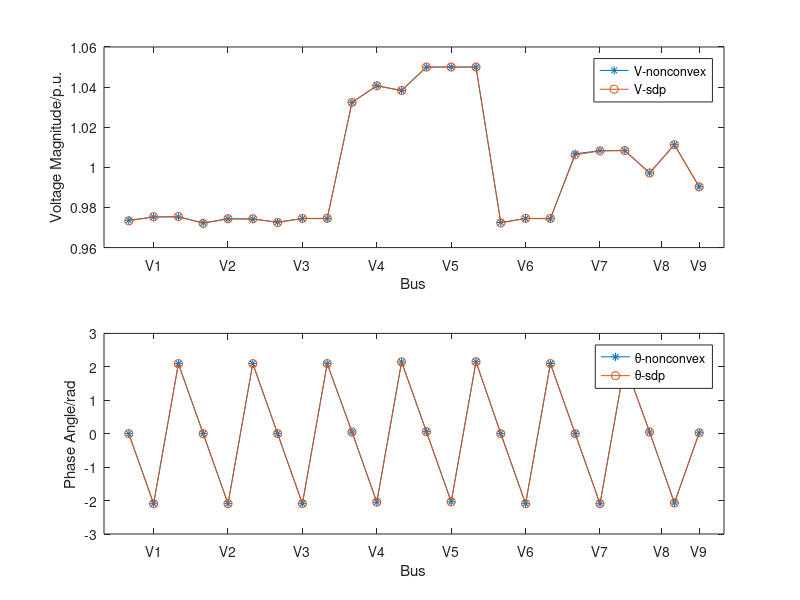

Reproduce this figure in MATLAB.
clc;
clear;

Pg_gams=[-9.9859E-11;-9.9859E-11;-9.9859E-11;4.73161089;4.13267622;3.46165609];
Qg_gams=[0.52827109;0.48720347;0.53311712;0.35445841;0.30011810;0.12746854];
Pg_sdp=[0.000000025823582
   0.000000025774899
   0.000000025782290
   4.734599833526850
   4.128539268057796
   3.462791522107685];
Qg_sdp=[0.524312427714536
   0.491002943414831
   0.533810502898863
   0.361008640196760
   0.297184230180827
   0.123309310740185];

Vgams=[0.973590480000000
   0.975264340000000
   0.975269290000000
   0.972334130000000
   0.974323400000000
   0.974169580000000
   0.972720800000000
   0.974485720000000
   0.974407250000000
   1.032422190000000
   1.040660650000000
   1.038301130000000
   1.050000000000000
   1.050000000000000
   1.050000000000000
   0.972523900000000
   0.974505130000000
   0.974352620000000
   1.006740890000000
   1.008318590000000
   1.008339080000000
   0.997187140000000
   1.011282060000000
   0.990289100000000
];
Vsdp=[
   0.973308557992243
   0.975331969043841
   0.975495957288597
   0.972068264736252
   0.974385682609591
   0.974384791405029
   0.972466469301271
   0.974541995455855
   0.974616643478985
   1.032398102372819
   1.040662579181910
   1.038329511603629
   1.049999878394102
   1.049999858732481
   1.049999851710050
   0.972253706389206
   0.974570410990762
   0.974569150370082
   1.006230917913457
   1.008178715602220
   1.008364587830370
   0.997203548393137
   1.011290659574057
   0.990263915855321
];

V_MAE=max(abs(Vsdp-Vgams))
Pg_MAE=max(abs(Pg_sdp-Pg_gams))
Qg_MAE=max(abs(Qg_sdp-Qg_gams))

V_RMSE=sqrt((sum(abs(Vsdp-Vgams).^2))/24)
Pg_RMSE=sqrt((sum(abs(Pg_sdp-Pg_gams).^2))/24)
Qg_RMSE=sqrt((sum(abs(Qg_sdp-Qg_gams).^2))/24)


Agams=[0.000000000000000
  -2.094395100000000
   2.094395100000000
   0.000920620000000
  -2.093558460000000
   2.095527190000000
   0.001638270000000
  -2.092977000000000
   2.096010420000000
   0.049162020000000
  -2.046036780000000
   2.147386540000000
   0.061176790000000
  -2.036358870000000
   2.153354260000000
   0.000898730000000
  -2.093583500000000
   2.095510840000000
   0.000000000000000
  -2.094395100000000
   2.094395100000000
   0.050267410000000
  -2.071622450000000
   0.027182250000000];
Asdp =[             0
  -2.094395102393195
   2.094395102393195
   0.000906520972808
  -2.093532371533649
   2.095516365253278
   0.001619357075077
  -2.092955394677718
   2.096009041472390
   0.048915287588243
  -2.045918443405776
   2.147529411246381
   0.060900476752435
  -2.036235059734094
   2.153520486610626
   0.000885280544173
  -2.093552714156478
   2.095494663833599
                   0
  -2.094395102393195
   2.094395102393195
   0.049990452822988
  -2.071485194411318
   0.026934445412128];
figure(1)
subplot(2,1,1) 
plot(1:24,Vgams,'-*',1:24,Vsdp,'-o')
xlabel('Bus');
ylabel('Voltage Magnitude/p.u.');
xticks([2 5 8 11 14 17 20 22.5 24])
set(gca, 'xticklabel',{'V1';'V2';'V3';'V4';'V5';'V6';'V7';'V8';'V9'});
legend('V-nonconvex','V-sdp');

subplot(2,1,2) 
plot(1:24,Agams,'-*',1:24,Asdp,'-o')
xlabel('Bus');
ylabel('Phase Angle/rad');
xticks([2 5 8 11 14 17 20 22.5 24])
set(gca, 'xticklabel',{'V1';'V2';'V3';'V4';'V5';'V6';'V7';'V8';'V9'});

legend('\theta-nonconvex','\theta-sdp');
